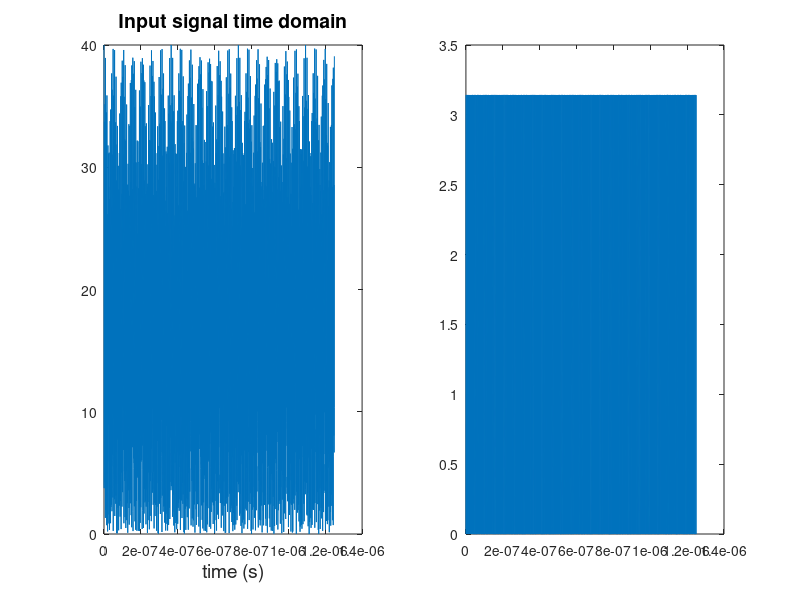
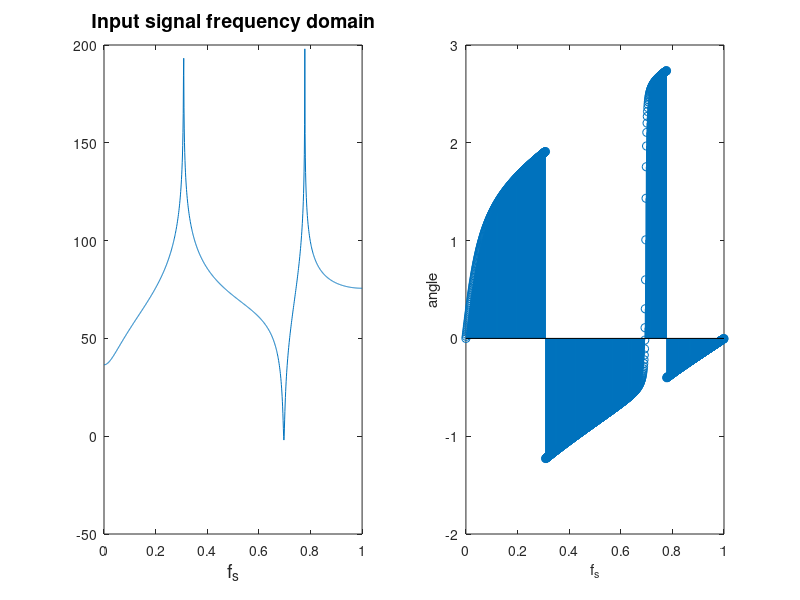

These charts were generated, in order, by the following MATLAB code: (Note: this script raises an error after producing the figures.)
samplingFreq = 2*10^9; % sampling frequency
Window_Size = 2^11; % size of window to cross multiply
number_of_bodies = 5;
Num_Of_Antennas = 2;
signal_frequency = 40*10^8; % radians/sec
signal_time = 0.000005; % in seconds
N = signal_time/(1/samplingFreq); % total samples in input signal
Nsub = mod(N,Window_Size)
N = N-Nsub
Nfft = Window_Size%/2 % total samples in FFT output
Num_Of_Windows_Per_Signal = ceil(N/Window_Size);
Number_Of_Signals = Num_Of_Antennas
Number_Of_Complex_Multiplications = 1/2*(Number_Of_Signals-1)*Number_Of_Signals
signal_to_noise_input = 0.5; % multiplied to noise then added to signal
Nyquist_freq = samplingFreq/2;
t = linspace(0,signal_time,N);
f = linspace(0,Nyquist_freq,5);
fs = linspace(0,1,Nfft/2);
fs_input = linspace(0,1,Nfft/2);
% Signal_no_noise = [(sin(signal_frequency*t(N/3:N*2/3-1)) + 20*sin((signal_frequency-1000)*t(N/3:N*2/3-1)))];
% input_hanning = [ 1/2-(1/2)*cos(2*pi*(1:N/3)/(N/3))];
% Signal_no_noise = Signal_no_noise.*input_hanning;
%figure(2);
%plot(t);
H = 3; % sizes of pictures.
W = 4;
Signal_no_noise = 20*(cos(signal_frequency*t) + cos((signal_frequency+15*10^9)*t)); %frequency noise
figure(1);
subplot(1,2,1);
plot(t(1:Nfft),abs(Signal_no_noise(1:Nfft)));
title('Input signal time domain','fontsize',14);
xlabel('time (s)','fontsize',14);
set(1,'paperunits','inches');
set(1,'paperorientation','portrait')
set(1,'papersize',[H,W]);
subplot(1,2,2);
plot(t(1:Nfft),angle(Signal_no_noise(1:Nfft)));
print(1,'input time.svg','-dsvg');
figure(2);
subplot(1,2,1);
fft_in = Signal_no_noise(1:Nfft);
plot(fs_input,20*log(abs(fft(fft_in)(1:Nfft/2))));
title('Input signal frequency domain','fontsize',14);
xlabel('f_s','fontsize',14);
set(2,'paperunits','inches');
set(2,'paperorientation','portrait');
set(2,'papersize',[H,W]);
subplot(1,2,2);
stem(fs_input,angle(fft(fft_in))(1:Nfft/2));
xlabel('f_s');
ylabel('angle');
print(2,'input freq.svg','-dsvg');
%windowcoef = (Nfft)/f; % commonly used constant
Signal_no_noise_s = csvread('Inputtwodim');
Signalf = zeros(Num_Of_Windows_Per_Signal,Window_Size);
Signalfft = zeros(Number_Of_Signals,Nfft);
Signalmul = zeros(Number_Of_Complex_Multiplications,Nfft);
Signalout = zeros(1,Nfft);
Signalin = zeros(Number_Of_Signals,N);
analysis_filter = sinc(((0:N-1)-N/2)/Window_Size);
HanningWindow = 1/2-(1/2)*cos(2*pi*(0:N-1)/N);
pre_filter = analysis_filter.*HanningWindow;
figure(48);
plot(t(1:N),pre_filter);
title('polyphase filter prefilter','fontsize',14);
xlabel('time(s)');
set(48,'paperunits','inches');
set(48,'paperorientation','portrait');
set(48,'papersize',[H,W]);
print(48,'polyphasepre.svg','-dsvg');
% iterate every other signal

% Set up realtime signals
x2 = 1;
for x = 1:Num_Of_Antennas
    %Signal_no_noise_s = zeros(1,N);
    %for(z = 1:number_of_bodies)
    %    Signal_no_noise_s = Signal_no_noise_s + noise2(z)*e.^((((2*pi*f(z)*t)+noise1(z)*0.5*pi*(x-1))*i));
    %end
    Signalt = ((Signal_no_noise)+(Signal_no_noise_s(x))/signal_to_noise_input);
%add gaussian noise
    Signalt = Signalt + 0.5*rand(1,N);
    figure(x+2);
    subplot(1,2,1);
    plot(t(1:N),abs(Signalt(1:N)));
    xlabel('time(s)','fontsize',14);
    title('Antenna output signal','fontsize',14);
    set((x+2),'paperunits','inches');
    set((x+2),'paperorientation','portrait');
    set((x+2),'papersize',[H,W]);
    subplot(1,2,2);
    plot(t(1:N),angle(Signalt(1:N)));
    xlabel('time(s)');
    ylabel('angle');
    name = ['a' num2str(x) 'outf.svg'];
    print(x+2,name,'-dsvg');
    Signalin(x,:) = Signalt;
    phases2 = noise2;

    %create overlap sequences:
    start = 1;
    window_c = Window_Size; % end of the window currently being shifted
    z = 1;
    TEMP = zeros(1,Window_Size);
    %DO POLYPHASE
    while window_c <= N
        Signalf(z,:) = (Signalt(start:(window_c)));
%       Signalf(z,:) = Signalt(1:Nfft);
	pre_part = pre_filter(start:(window_c));
        % add prefilter
        Signalf(z,:) = hilbert(Signalf(z,:).*pre_part);
        start = window_c+1;
        window_c = window_c + Window_Size;
        TEMP = TEMP + Signalf(z,:);
        z = z + 1;
    end
    TEMP = fft(TEMP/(z-1));
    Signalfft(x2,:) = TEMP(1:Nfft);
    x2 = x2 + 1;
    
end

% plot the outputs:
y = 0;
for x = 1:Num_Of_Antennas
	figure(x+2+Num_Of_Antennas);
	subplot(1,2,1);
	plot(fs,abs(Signalfft(x,1:Nfft/2)));
	title('after polyphase filter','fontsize',14);
	xlabel('f_s','fontsize',14);
	set(x+2+Num_Of_Antennas,'paperunits','inches');
	set(x+2+Num_Of_Antennas,'paperorientation','portrait')
	set(x+2+Num_Of_Antennas,'papersize',[H,W]);
	name = ['pffb-' num2str(x) '.svg'];
	subplot(1,2,2);
	stem(fs,angle(Signalfft(x,1:Nfft/2)));
        xlabel('f_s');
	ylabel('angle');
	print((x+2+Num_Of_Antennas),name,'-dsvg');
	%figure(96+x);
	%plot(fs,angle(Signalfft(1,1:Nfft/2).*conj(Signalfft(2,1:Nfft/2))));
end

% multiply and add
z = 1; % holds position, computation too complex for pre calculated indices here.
for x = 1:Number_Of_Signals
    for y = (x+1):Number_Of_Signals
        Signalmul(z,:) = Signalfft(x,:).*conj(Signalfft(y,:))/Nfft;
        z=z+1;
    end
end

for x = 1:Number_Of_Complex_Multiplications
    Signalout = Signalmul(x,:)+Signalout;
end

Signalout = Signalout/(z-1);

%figure(1);
%plot(t,Signal_no_noise);
% figure(2);
% plot(t(1:Window_Size),(pre_filter));
% figure(3);
% plot(t(1:Window_Size),(HanningWindow));
%figure(19);
%plot(fs,20*log(abs(Signalout)));
%Signalout = ifft(Signalout,N);
%figure (20);
%plot(t,20*log(abs(Signalout)));
figure (21);
subplot(1,2,1);
plot(fs,(20*log(abs((Signalout(1:Nfft/2))))));
title('output frequencys','fontsize',14);
xlabel('f_s','fontsize',14);
set(21,'paperunits','inches');
set(21,'paperorientation','portrait')
set(21,'papersize',[H,W]);
subplot(1,2,2);
stem(fs,angle(Signalout(1:Nfft/2)));
xlabel('f_s');
ylabel('angle');
print(21,'outf.svg','-dsvg');

figure (22);
plot(angle(Signalout(1:Nfft/2)));
title('output angle');
xlabel('f_s');
hold on;
xlabel('f_s');
ylabel('angle');
hold off;
print(22,'output angle.svg','-dsvg');
figure (23);
size14 = abs(Signalout(10))
angle14 = angle(Signalout(10))
ttta = angle(fft(Signal_no_noise_s(1,:)).*conj(fft(Signal_no_noise_s(2,:))));
%ttfa = angle(fft(Signalin(1,1:Nfft)).*conj(fft(Signalin(2,1:Nfft))));
%angle14 = ttfa(10)
%size15 = abs(Signalout(100))
%angle15 = angle(Signalout(100))
%angle15 = ttfa(100)
plot(ttta);
title('actual angles N = whole signal');
xlabel('f_s');
hold on;
xlabel('f_s');
ylabel('angle');
hold off;
print(23,'actual angles.svg','-dsvg');
